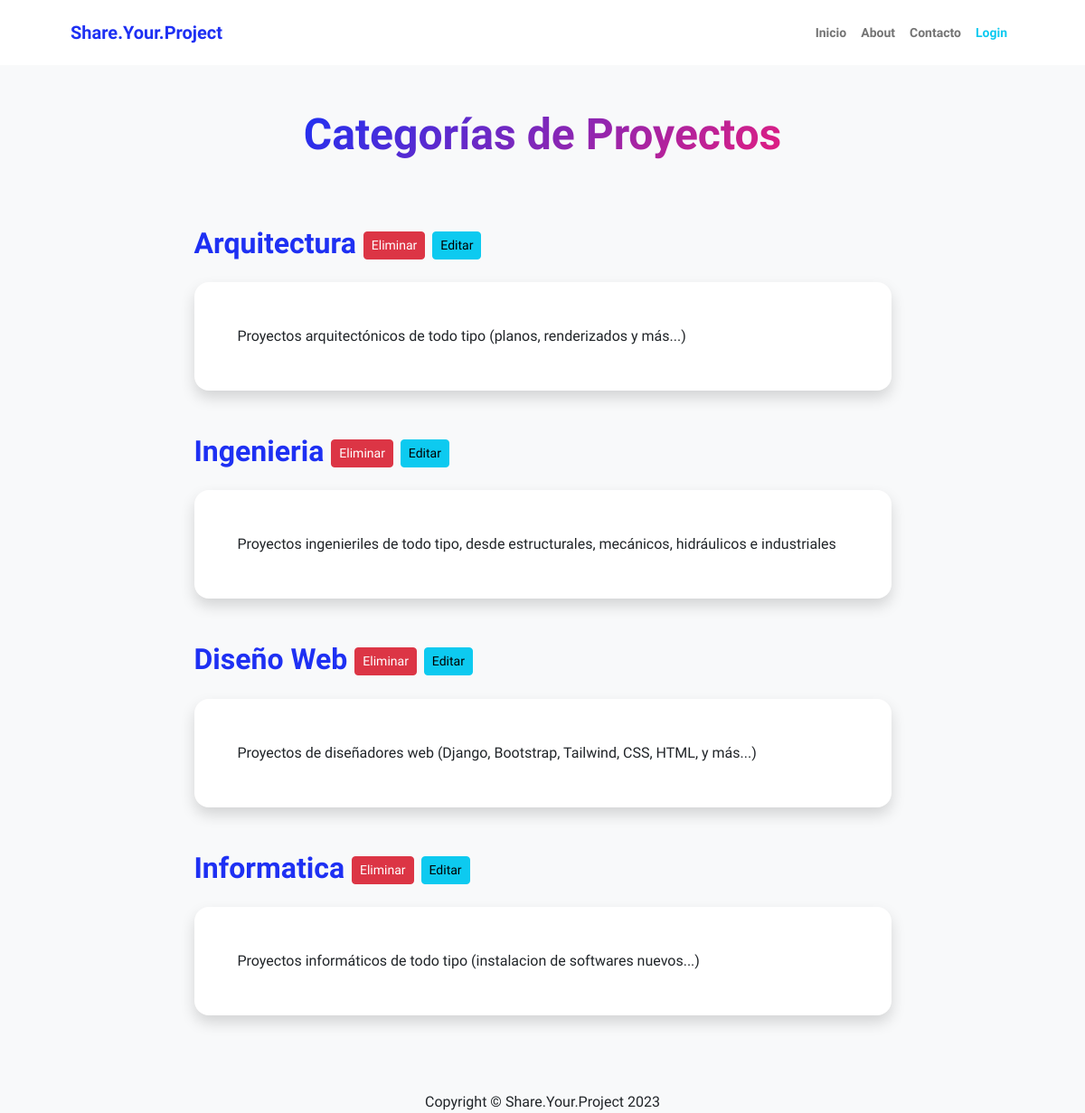
Before: /proyectocategoria/list/ with the older database file.
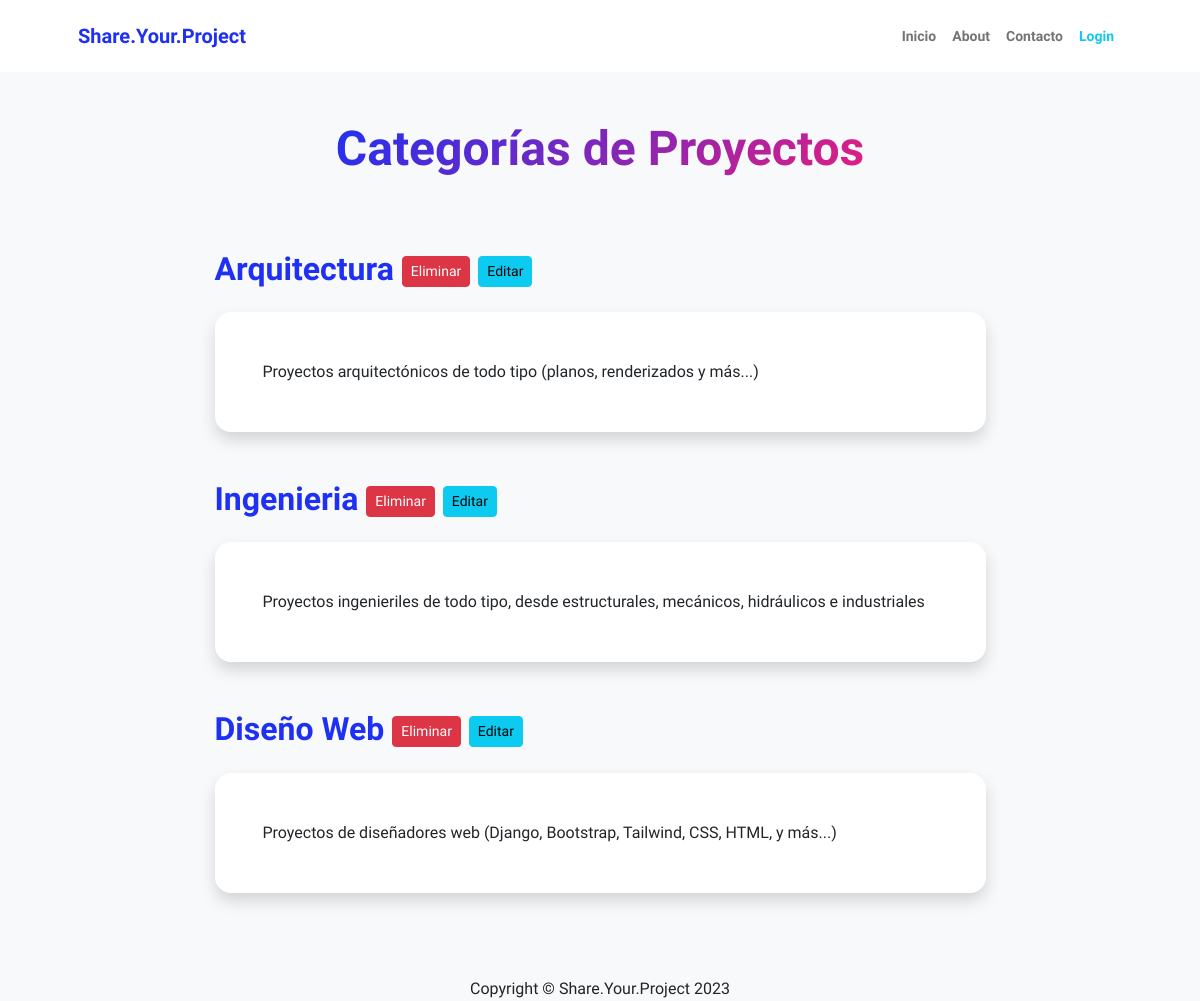
After: the same page with the newer database file.
### apps/proyectos/models.py (models this page shows, shortened)
class ProyectoCategoria(models.Model):
    nombre = models.CharField(max_length=100, unique=True)
    descripcion = models.CharField(max_length=200, verbose_name="descripción")
    class Meta:
        verbose_name = "categoría de proyectos"
        verbose_name_plural = "categoría de proyectos"

### apps/proyectos/views.py (the view)
# urls.py: path("proyectocategoria/list/", views.ProyectoCategoriaList.as_view(),
class ProyectoCategoriaList(ListView):
    model = models.ProyectoCategoria

### apps/proyectos/templates/proyectos/proyectocategoria_list.html (shortened to what this page needs)
{% extends 'proyectos/base.html' %}
{% block TITULO_BASE %}
    <div class="text-center mb-5">
        <h1 class="display-5 fw-bolder mb-0"><span class="text-gradient d-inline">Categorías de Proyectos</span></h1>
    </div>
    <br>
{% endblock TITULO_BASE %}
{% block CONTENIDO %}
    {%if object_list %}
        {% for object in object_list %}
            <div class="d-flex align-items-center justify-content-between mb-4">
                <h2 class="text-primary fw-bolder mb-0">{{object.nombre}} <a href="{% url 'proyectos:proyectocategoria_delete' object.id %}" class="btn btn-danger btn-sm">Eliminar</a> <a href="{% url 'proyectos:proyectocategoria_modificar' object.id %}" class="btn btn-info btn-sm">Editar </a>
                </h2>
            </div>
            <div class="card shadow border-0 rounded-4 mb-5">
                <div class="card-body p-5">
                    {{object.descripcion}}
                </div>
            </div>
        {% endfor %}
    {% endif %}
{% endblock CONTENIDO %}

Changed rows visible on the page:
removed ProyectoCategoria: nombre "Informatica", descripcion "Proyectos informáticos de todo tipo (instalacion de softwares nuevos...)"
